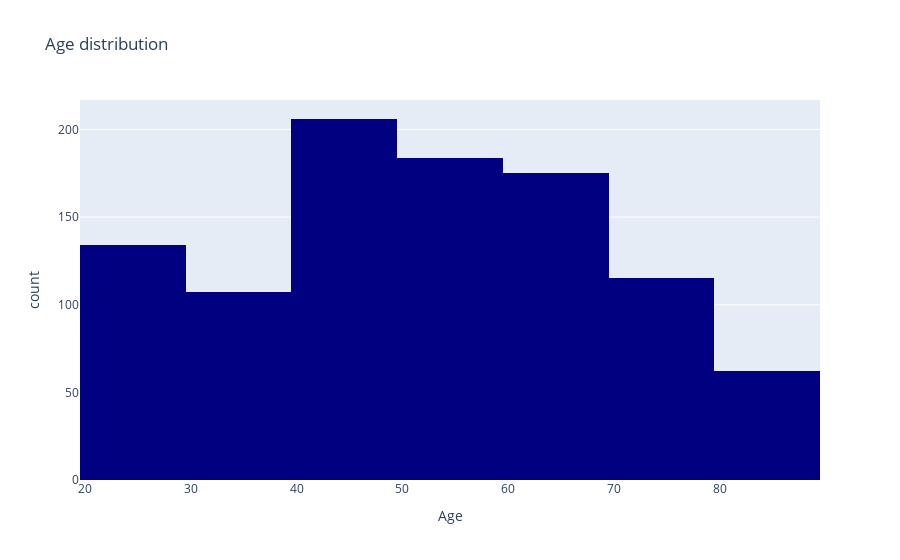
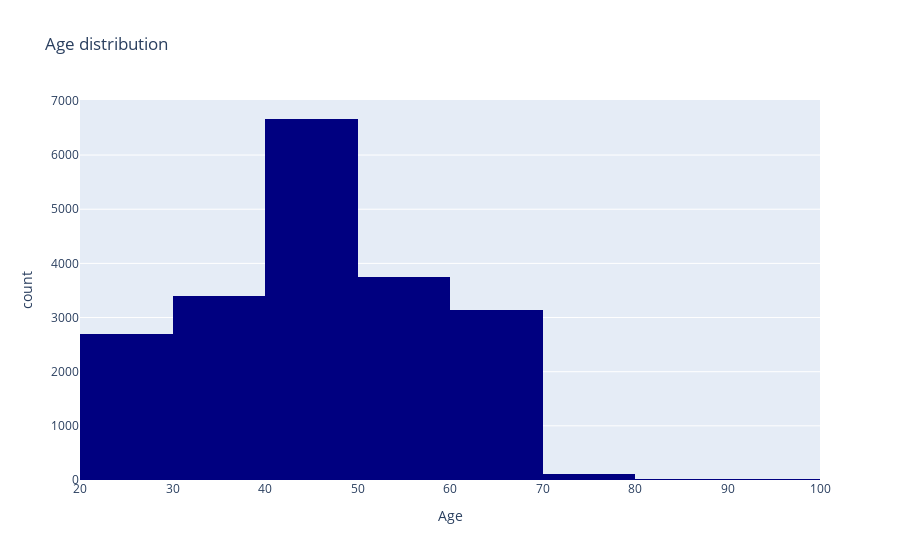

Here is the notebook cell these charts were saved with, in order:
### Markdown cell above
## Age Distribution

### Code cell
import plotly.express as px
import plotly.graph_objects as go
import numpy as np

# Create a histogram using Plotly Express
fig = px.histogram(x=NewCustomerList['DOB'], nbins=10, title="Age distribution ", color_discrete_sequence=['navy'])
fig2 = px.histogram(x=merged_final['DOB'], nbins=10, title="Age distribution ", color_discrete_sequence=['navy'])

fig.update_xaxes(title_text='Age')
fig.show()
fig2.update_xaxes(title_text='Age')
fig2.show()

# # Alternatively, create a histogram using Plotly Graph Objects
# histogram = go.Histogram(x=data, nbinsx=30)
# layout = go.Layout(title="Histogram using Plotly Graph Objects")
# fig = go.Figure(data=[histogram], layout=layout)
# fig.show()

### Figure 1 — Plotly figure (JSON) as saved in the notebook; plotly's stock layout.template omitted (floating-point values rounded to 4 significant figures; data arrays with more than 128 entries replaced by an {"elided": "..."} marker saying what was removed)
{"data": [{"alignmentgroup": "True", "bingroup": "x", "hovertemplate": "x=%{x}<br>count=%{y}<extra></extra>", "legendgroup": "", "marker": {"color": "navy", "pattern": {"shape": ""}}, "name": "", "nbinsx": 10, "offsetgroup": "", "orientation": "v", "showlegend": false, "type": "histogram", "x": {"elided": "1000 int values"}, "xaxis": "x", "yaxis": "y"}], "layout": {"barmode": "relative", "legend": {"tracegroupgap": 0}, "title": {"text": "Age distribution "}, "xaxis": {"anchor": "y", "domain": [0, 1], "title": {"text": "Age"}}, "yaxis": {"anchor": "x", "domain": [0, 1], "title": {"text": "count"}}}}

### Figure 2 — Plotly figure (JSON) as saved in the notebook; plotly's stock layout.template omitted (floating-point values rounded to 4 significant figures; data arrays with more than 128 entries replaced by an {"elided": "..."} marker saying what was removed)
{"data": [{"alignmentgroup": "True", "bingroup": "x", "hovertemplate": "x=%{x}<br>count=%{y}<extra></extra>", "legendgroup": "", "marker": {"color": "navy", "pattern": {"shape": ""}}, "name": "", "nbinsx": 10, "offsetgroup": "", "orientation": "v", "showlegend": false, "type": "histogram", "x": {"elided": "19773 float values"}, "xaxis": "x", "yaxis": "y"}], "layout": {"barmode": "relative", "legend": {"tracegroupgap": 0}, "title": {"text": "Age distribution "}, "xaxis": {"anchor": "y", "domain": [0, 1], "title": {"text": "Age"}}, "yaxis": {"anchor": "x", "domain": [0, 1], "title": {"text": "count"}}}}
